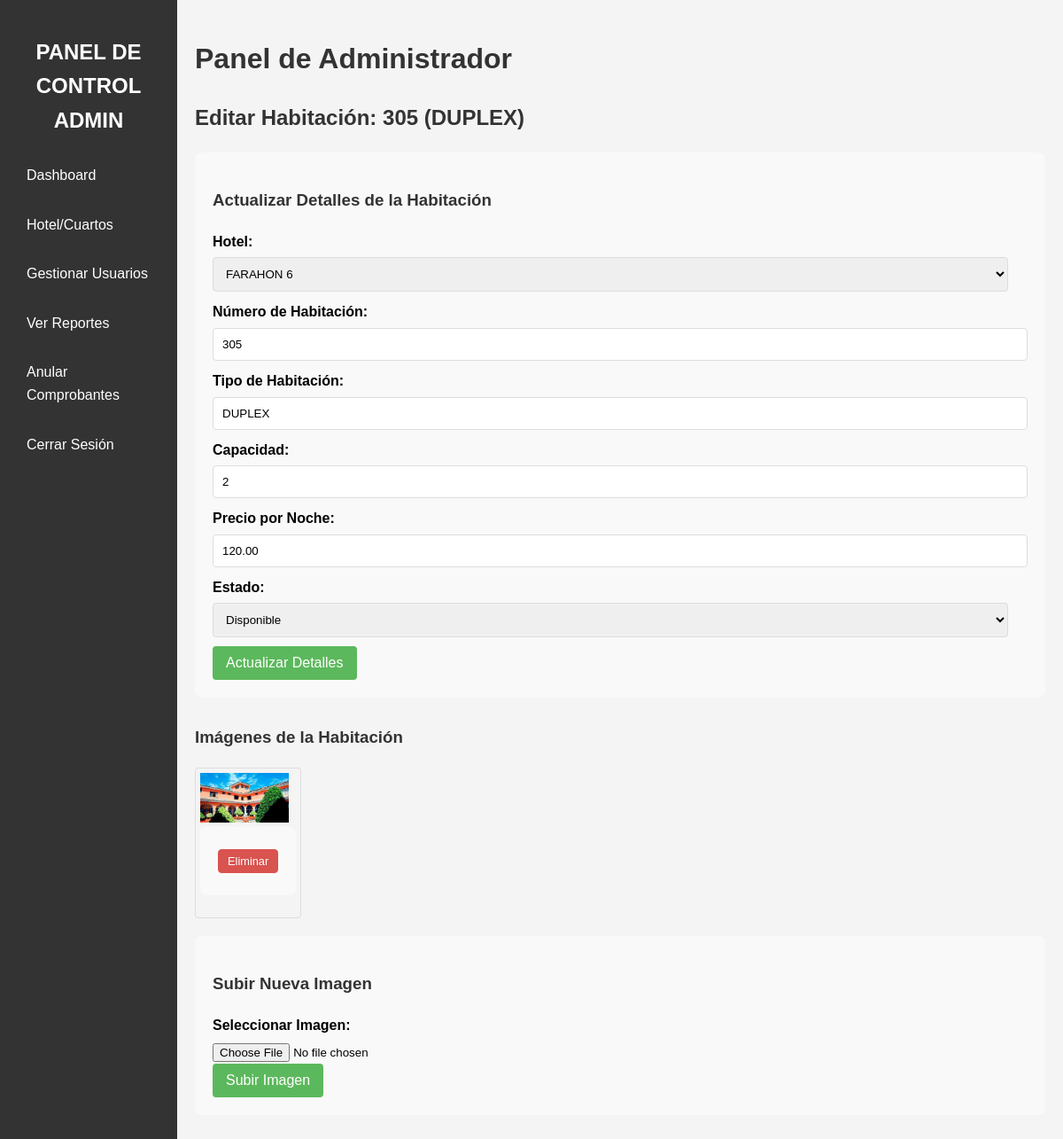
The page /admin/edit_room.php?id=8 (signed in) on the database its author committed.
### tables this page shows
CREATE TABLE IF NOT EXISTS `rooms` (
  `id` int NOT NULL AUTO_INCREMENT,
  `hotel_id` int DEFAULT NULL,
  `room_number` varchar(20) NOT NULL,
  `room_type` varchar(50) DEFAULT NULL,
  `capacity` int DEFAULT NULL,
  `price_per_night` decimal(10,2) NOT NULL,
  `status` enum('available','occupied','maintenance') DEFAULT 'available',
  `created_at` timestamp NULL DEFAULT CURRENT_TIMESTAMP,
  PRIMARY KEY (`id`),
  UNIQUE KEY `unique_room` (`hotel_id`,`room_number`)
);

CREATE TABLE IF NOT EXISTS `hotels` (
  `id` int NOT NULL AUTO_INCREMENT,
  `name` varchar(100) NOT NULL,
  `address` varchar(255) DEFAULT NULL,
  `phone` varchar(20) DEFAULT NULL,
  `email` varchar(100) DEFAULT NULL,
  `created_at` timestamp NULL DEFAULT CURRENT_TIMESTAMP,
  PRIMARY KEY (`id`)
);

CREATE TABLE IF NOT EXISTS `room_images` (
  `id` int NOT NULL AUTO_INCREMENT,
  `room_id` int DEFAULT NULL,
  `image_path` varchar(255) NOT NULL,
  `uploaded_at` timestamp NULL DEFAULT CURRENT_TIMESTAMP,
  PRIMARY KEY (`id`),
  KEY `room_id` (`room_id`)
);

### admin/edit_room.php (the view, shortened to what this page needs)
<?php
include '_admin_header.php';
$room_id = $_GET['id'] ?? null;
$room = null;
$room_images = [];
$hotels = [];
if ($room_id && is_numeric($room_id)) {
    $stmt = $conn->prepare("SELECT id, hotel_id, room_number, room_type, capacity, price_per_night, status FROM rooms WHERE id = ?");
    $stmt->bind_param("i", $room_id);
    $stmt->execute();
    $result = $stmt->get_result();
    if ($result->num_rows === 1) {
        $room = $result->fetch_assoc();
        $stmt_img = $conn->prepare("SELECT id, image_path FROM room_images WHERE room_id = ? ORDER BY uploaded_at");
        $stmt_img->bind_param("i", $room_id);
        $stmt_img->execute();
        $result_img = $stmt_img->get_result();
        while($row_img = $result_img->fetch_assoc()) {
            $room_images[] = $row_img;
        }
        $sql_hotels = "SELECT id, name FROM hotels ORDER BY name";
        $result_hotels = $conn->query($sql_hotels);
        while($row_hotels = $result_hotels->fetch_assoc()) {
            $hotels[] = $row_hotels;
        }
    } else {
        set_message('danger', 'Habitación no encontrada.');
        redirect('manage_rooms.php');
    }
} else {
    set_message('danger', 'ID de habitación no válido.');
    redirect('manage_rooms.php');
}
?>
<h2>Editar Habitación: <?php echo htmlspecialchars($room['room_number'] . ' (' . $room['room_type'] . ')'); ?></h2>
<form action="process_edit_room.php" method="post" style="margin-bottom: 30px;">
    <h3>Actualizar Detalles de la Habitación</h3>
    <div>
        <label for="hotel_id">Hotel:</label>
        <select id="hotel_id" name="hotel_id" required>
            <?php foreach ($hotels as $hotel): ?>
                <option value="<?php echo htmlspecialchars($hotel['id']); ?>" <?php echo ($hotel['id'] == $room['hotel_id']) ? 'selected' : ''; ?>>
                    <?php echo htmlspecialchars($hotel['name']); ?>
                </option>
            <?php endforeach; ?>
        </select>
    </div>
    <div>
        <label for="room_number">Número de Habitación:</label>
        <input type="text" id="room_number" name="room_number" value="<?php echo htmlspecialchars($room['room_number']); ?>" required>
    </div>
    <div>
        <label for="room_type">Tipo de Habitación:</label>
        <input type="text" id="room_type" name="room_type" value="<?php echo htmlspecialchars($room['room_type']); ?>">
    </div>
    <div>
        <label for="capacity">Capacidad:</label>
        <input type="number" id="capacity" name="capacity" value="<?php echo htmlspecialchars($room['capacity']); ?>" min="1">
    </div>
     <div>
        <label for="price_per_night">Precio por Noche:</label>
        <input type="number" id="price_per_night" name="price_per_night" value="<?php echo htmlspecialchars($room['price_per_night']); ?>" step="0.01" min="0" required>
    </div>
     <div>
        <label for="status">Estado:</label>
        <select id="status" name="status" required>
             <option value="available" <?php echo ($room['status'] === 'available') ? 'selected' : ''; ?>>Disponible</option>
        </select>
    </div>
    <div>
        <button type="submit">Actualizar Detalles</button>
    </div>
</form>
<h3 style="margin-top: 30px;">Imágenes de la Habitación</h3>
<?php if (empty($room_images)): ?>
    <p>No hay imágenes para esta habitación.</p>
<?php else: ?>
    <div style="display: flex; flex-wrap: wrap; gap: 10px; margin-bottom: 20px;">
        <?php foreach ($room_images as $image): ?>
            <div style="border: 1px solid #ddd; padding: 5px; border-radius: 4px; text-align: center;">
                <img src="<?php echo htmlspecialchars($image['image_path']); ?>" alt="Imagen Habitación" style="width: 100px; height: auto; display: block; margin-bottom: 5px;">
                 <form action="process_edit_room.php" method="post" onsubmit="return confirm('¿Está seguro de eliminar esta imagen?');">
                    <button type="submit" class="btn btn-danger btn-sm">Eliminar</button>
                 </form>
            </div>
        <?php endforeach; ?>
    </div>
<?php endif; ?>
<form action="process_edit_room.php" method="post" enctype="multipart/form-data">
    <h3>Subir Nueva Imagen</h3>
    <div>
        <label for="new_room_image">Seleccionar Imagen:</label>
        <input type="file" id="new_room_image" name="new_room_image" accept="image/*" required>
    </div>
    <div>
        <button type="submit">Subir Imagen</button>
    </div>
</form>
<?php
include '_admin_footer.php';
?>

### css/style.css (style rules this page uses)
body { font-family: sans-serif; line-height: 1.6; margin: 0; padding: 0; background-color: #f4f4f4; }
h1, h2, h3 { color: #333; }
form { background: #f9f9f9; padding: 20px; border-radius: 8px; margin-bottom: 20px; }
form label { display: block; margin-bottom: 5px; font-weight: bold; }
form input[type="text"], form input[type="number"], form input[type="email"], form input[type="password"], form input[type="date"], form select, form textarea { width: calc(100% - 22px); padding: 10px; margin-bottom: 10px; border: 1px solid #ddd; border-radius: 4px; }
form button { background-color: #5cb85c; color: white; padding: 10px 15px; border: none; border-radius: 4px; cursor: pointer; font-size: 1em; }
.btn { display: inline-block; padding: 8px 12px; margin: 5px 0; border-radius: 4px; text-decoration: none; color: white; background-color: #0275d8; border: 1px solid #0275d8; }
.btn-danger { background-color: #d9534f; border-color: #d9534f; }
.btn-sm { padding: 5px 10px; font-size: 0.8em; }

### rows shown on the page
rooms: room_number+room_type "305 (DUPLEX)", hotel_id "FARAHON 6", room_number "305", room_type "DUPLEX", capacity "2", price_per_night "120.00", status "Disponible"
room_images: image_path (picture)
